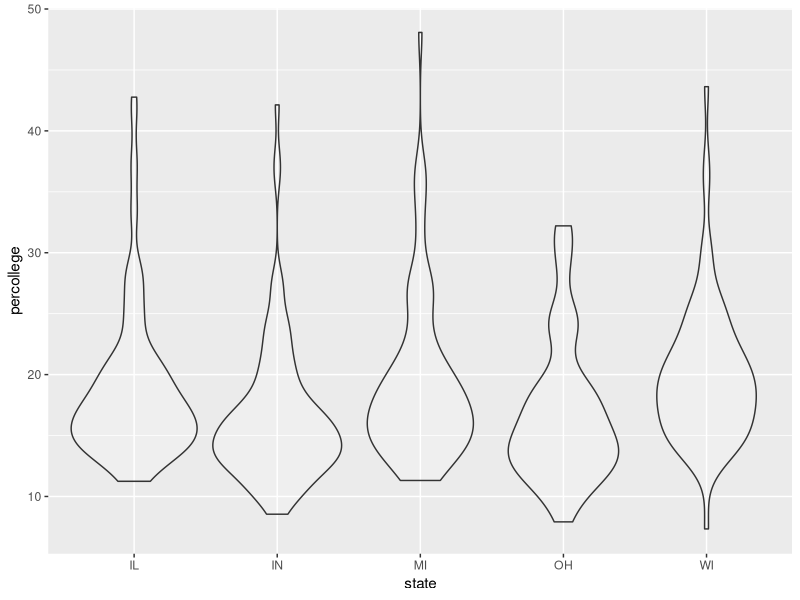
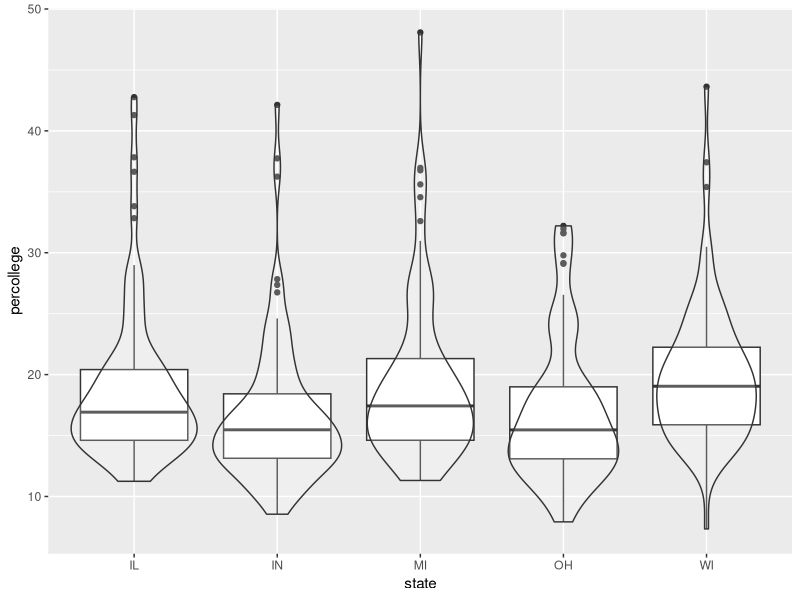
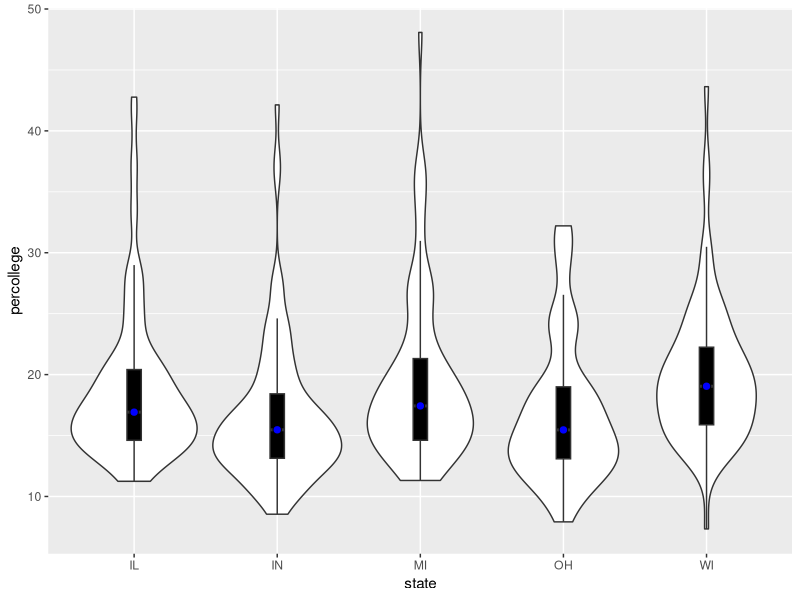
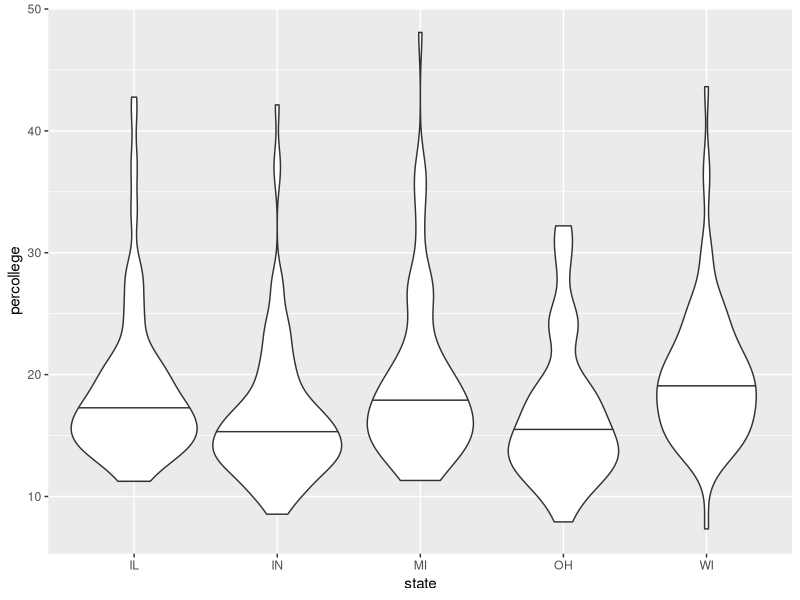
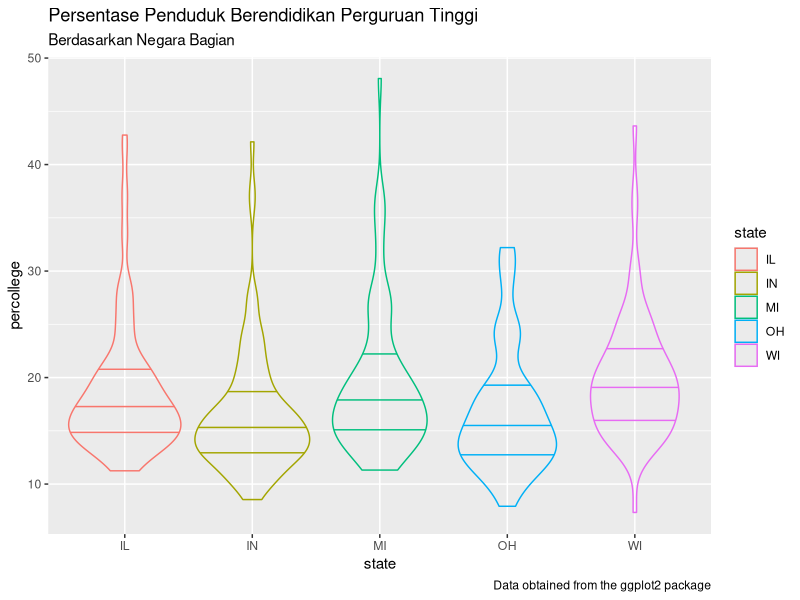
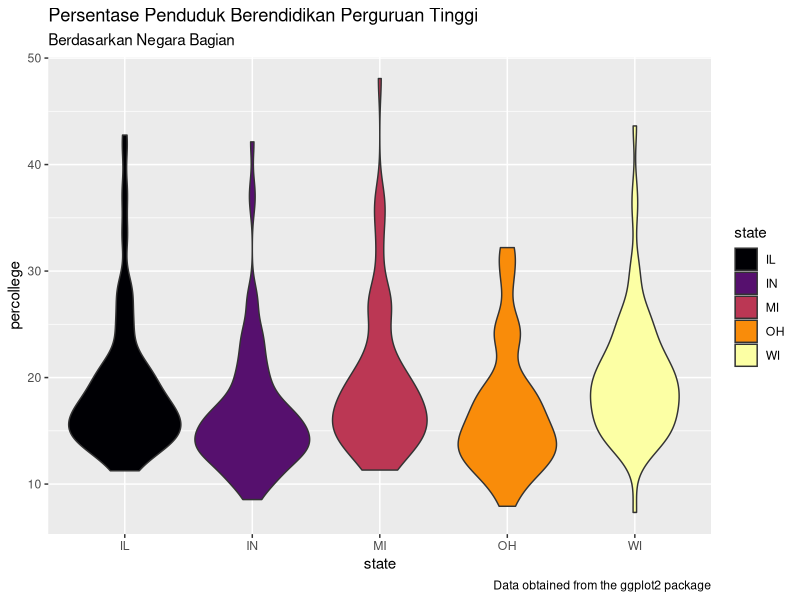
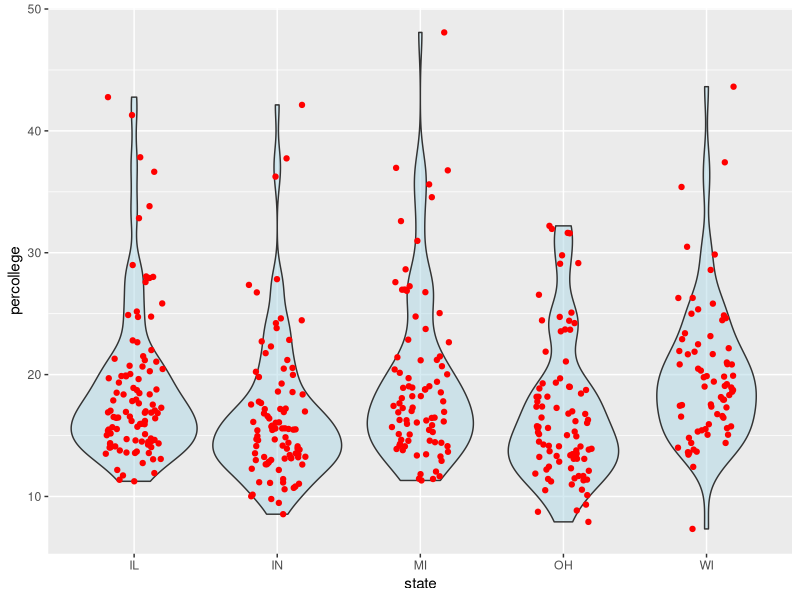
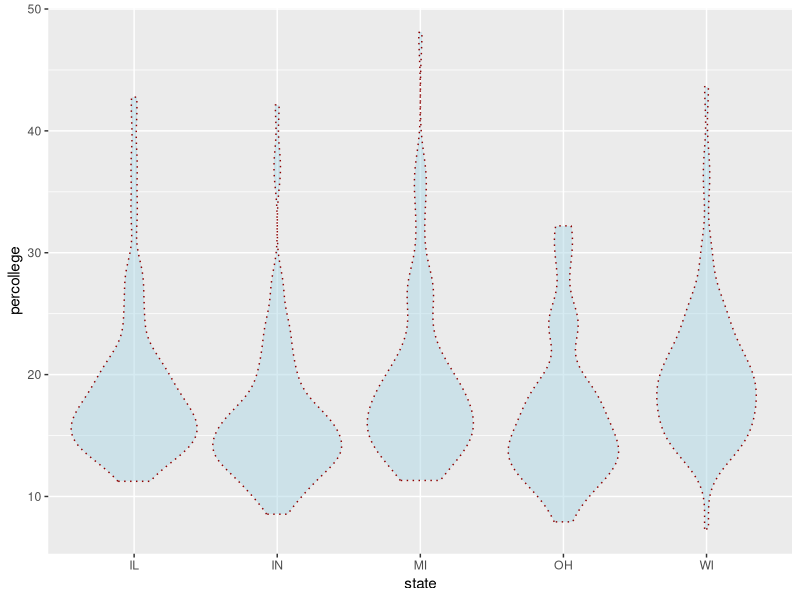

R code for these plots, in order:
## ---- chunk 1
library(ggplot2)
data(midwest)
df<-midwest
## ---- chunk 2
ggplot(df, aes(state, percollege)) + 
  geom_violin(alpha = 0.2)

## ---- chunk 3
ggplot(df, aes(state, percollege)) + 
  geom_boxplot() + 
  geom_violin(alpha = 0.2)
## ---- chunk 4
ggplot(df,aes(state,percollege))+
  geom_violin()+
  geom_boxplot(width=.1,fill="black",outlier.colour=NA)+
  stat_summary(fun.y=median,geom="point",fill="blue",shape=21,size=2.5)
## ---- chunk 5
ggplot(df, aes(state, percollege)) + 
  geom_violin(draw_quantiles = 0.5) #kuantil 2
## ---- chunk 6
ggplot(df, aes(state, percollege)) + 
  geom_violin(aes(col = state), fill = NA, draw_quantiles = c(0.25,0.5,0.75))  +
  # kuantil 1,2, dan 3
  labs(title = "Persentase Penduduk Berendidikan Perguruan Tinggi",
       subtitle = "Berdasarkan Negara Bagian",
       caption = "Data obtained from the ggplot2 package")

ggplot(df, aes(state, percollege)) + 
  geom_violin(aes(fill = state)) +
  scale_fill_viridis_d(option = "B") + 
  labs(title = "Persentase Penduduk Berendidikan Perguruan Tinggi",
       subtitle = "Berdasarkan Negara Bagian",
       caption = "Data obtained from the ggplot2 package")
## ---- chunk 7
ggplot(df, aes(state, percollege))+
  geom_violin(fill='lightblue',alpha=0.5)+
  geom_jitter(position = position_jitter(width = 0.2), col="red", size=1.5)
## ---- chunk 8
ggplot(df, aes(state, percollege))+
  geom_violin(fill='lightblue', col="darkred",alpha=0.5, linetype="dotted")
